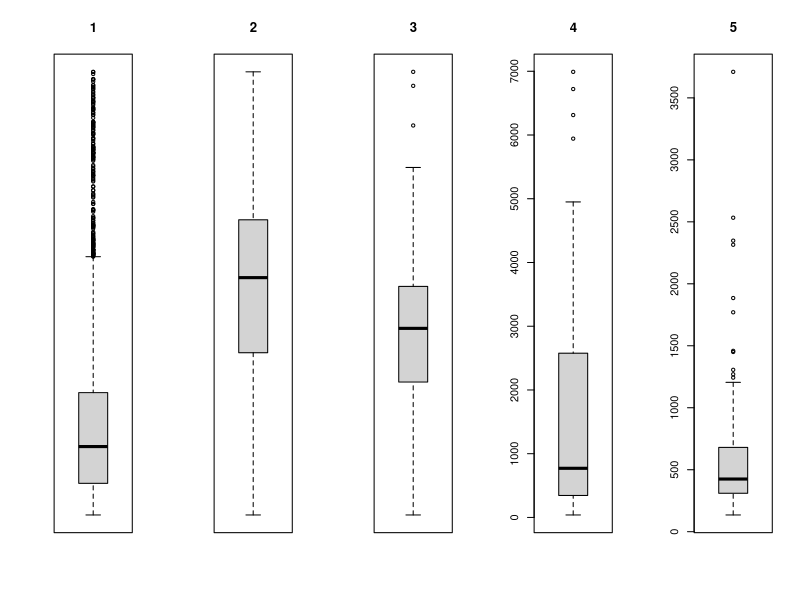

The R source for this figure:
library(datasets)
setwd('C:/Users/David/Google Drive/Documents/UofT/MSc/TA/130/Week 3')

png('rplot.png')
par(mfrow=c(1,5))
boxplot(EuStockMarkets[,1],main=1, yaxt='n')
boxplot(LakeHuron,main=2, yaxt='n')
boxplot(airquality$Wind,main=3, yaxt='n')
boxplot(lynx,main=4)
boxplot(rivers,main=5)
dev.off()